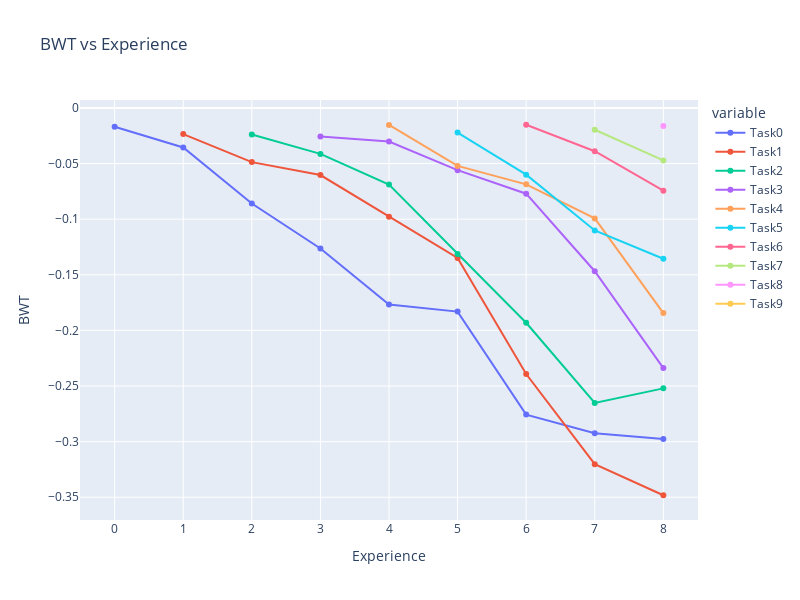

The notebook cell saved with this chart:
### Code cell
fig = px.line(
    pd.DataFrame(agem_data["bwt"]),
    title="BWT vs Experience",
    labels=dict(index="Experience", value="BWT"),
    width=800,
    height=600,
    markers=True,
)
fig.update_xaxes(type="category")
fig.show()

### Figure 1 — Plotly figure (JSON) as saved in the notebook; plotly's stock layout.template omitted (floating-point values rounded to 4 significant figures)
{"data": [{"hovertemplate": "variable=Task0<br>Experience=%{x}<br>BWT=%{y}<extra></extra>", "legendgroup": "Task0", "line": {"color": "#636efa", "dash": "solid"}, "marker": {"symbol": "circle"}, "mode": "markers+lines", "name": "Task0", "orientation": "v", "showlegend": true, "type": "scatter", "x": [0, 1, 2, 3, 4, 5, 6, 7, 8], "xaxis": "x", "y": [-0.0169, -0.0355, -0.0859, -0.1263, -0.1768, -0.1831, -0.2757, -0.2925, -0.2976], "yaxis": "y"}, {"hovertemplate": "variable=Task1<br>Experience=%{x}<br>BWT=%{y}<extra></extra>", "legendgroup": "Task1", "line": {"color": "#EF553B", "dash": "solid"}, "marker": {"symbol": "circle"}, "mode": "markers+lines", "name": "Task1", "orientation": "v", "showlegend": true, "type": "scatter", "x": [0, 1, 2, 3, 4, 5, 6, 7, 8], "xaxis": "x", "y": [null, -0.0235, -0.0487, -0.0603, -0.0978, -0.1349, -0.2392, -0.3203, -0.3482], "yaxis": "y"}, {"hovertemplate": "variable=Task2<br>Experience=%{x}<br>BWT=%{y}<extra></extra>", "legendgroup": "Task2", "line": {"color": "#00cc96", "dash": "solid"}, "marker": {"symbol": "circle"}, "mode": "markers+lines", "name": "Task2", "orientation": "v", "showlegend": true, "type": "scatter", "x": [0, 1, 2, 3, 4, 5, 6, 7, 8], "xaxis": "x", "y": [null, null, -0.0238, -0.0413, -0.0688, -0.1314, -0.1931, -0.2652, -0.2521], "yaxis": "y"}, {"hovertemplate": "variable=Task3<br>Experience=%{x}<br>BWT=%{y}<extra></extra>", "legendgroup": "Task3", "line": {"color": "#ab63fa", "dash": "solid"}, "marker": {"symbol": "circle"}, "mode": "markers+lines", "name": "Task3", "orientation": "v", "showlegend": true, "type": "scatter", "x": [0, 1, 2, 3, 4, 5, 6, 7, 8], "xaxis": "x", "y": [null, null, null, -0.0257, -0.0302, -0.0559, -0.0771, -0.1468, -0.2339], "yaxis": "y"}, {"hovertemplate": "variable=Task4<br>Experience=%{x}<br>BWT=%{y}<extra></extra>", "legendgroup": "Task4", "line": {"color": "#FFA15A", "dash": "solid"}, "marker": {"symbol": "circle"}, "mode": "markers+lines", "name": "Task4", "orientation": "v", "showlegend": true, "type": "scatter", "x": [0, 1, 2, 3, 4, 5, 6, 7, 8], "xaxis": "x", "y": [null, null, null, null, -0.0153, -0.0521, -0.0687, -0.0993, -0.1844], "yaxis": "y"}, {"hovertemplate": "variable=Task5<br>Experience=%{x}<br>BWT=%{y}<extra></extra>", "legendgroup": "Task5", "line": {"color": "#19d3f3", "dash": "solid"}, "marker": {"symbol": "circle"}, "mode": "markers+lines", "name": "Task5", "orientation": "v", "showlegend": true, "type": "scatter", "x": [0, 1, 2, 3, 4, 5, 6, 7, 8], "xaxis": "x", "y": [null, null, null, null, null, -0.0221, -0.06, -0.1101, -0.1356], "yaxis": "y"}, {"hovertemplate": "variable=Task6<br>Experience=%{x}<br>BWT=%{y}<extra></extra>", "legendgroup": "Task6", "line": {"color": "#FF6692", "dash": "solid"}, "marker": {"symbol": "circle"}, "mode": "markers+lines", "name": "Task6", "orientation": "v", "showlegend": true, "type": "scatter", "x": [0, 1, 2, 3, 4, 5, 6, 7, 8], "xaxis": "x", "y": [null, null, null, null, null, null, -0.0151, -0.0389, -0.0744], "yaxis": "y"}, {"hovertemplate": "variable=Task7<br>Experience=%{x}<br>BWT=%{y}<extra></extra>", "legendgroup": "Task7", "line": {"color": "#B6E880", "dash": "solid"}, "marker": {"symbol": "circle"}, "mode": "markers+lines", "name": "Task7", "orientation": "v", "showlegend": true, "type": "scatter", "x": [0, 1, 2, 3, 4, 5, 6, 7, 8], "xaxis": "x", "y": [null, null, null, null, null, null, null, -0.0196, -0.0472], "yaxis": "y"}, {"hovertemplate": "variable=Task8<br>Experience=%{x}<br>BWT=%{y}<extra></extra>", "legendgroup": "Task8", "line": {"color": "#FF97FF", "dash": "solid"}, "marker": {"symbol": "circle"}, "mode": "markers+lines", "name": "Task8", "orientation": "v", "showlegend": true, "type": "scatter", "x": [0, 1, 2, 3, 4, 5, 6, 7, 8], "xaxis": "x", "y": [null, null, null, null, null, null, null, null, -0.0162], "yaxis": "y"}, {"hovertemplate": "variable=Task9<br>Experience=%{x}<br>BWT=%{y}<extra></extra>", "legendgroup": "Task9", "line": {"color": "#FECB52", "dash": "solid"}, "marker": {"symbol": "circle"}, "mode": "markers+lines", "name": "Task9", "orientation": "v", "showlegend": true, "type": "scatter", "x": [0, 1, 2, 3, 4, 5, 6, 7, 8], "xaxis": "x", "y": [null, null, null, null, null, null, null, null, null], "yaxis": "y"}], "layout": {"height": 600, "legend": {"title": {"text": "variable"}, "tracegroupgap": 0}, "title": {"text": "BWT vs Experience"}, "width": 800, "xaxis": {"anchor": "y", "domain": [0, 1], "title": {"text": "Experience"}, "type": "category"}, "yaxis": {"anchor": "x", "domain": [0, 1], "title": {"text": "BWT"}}}}
